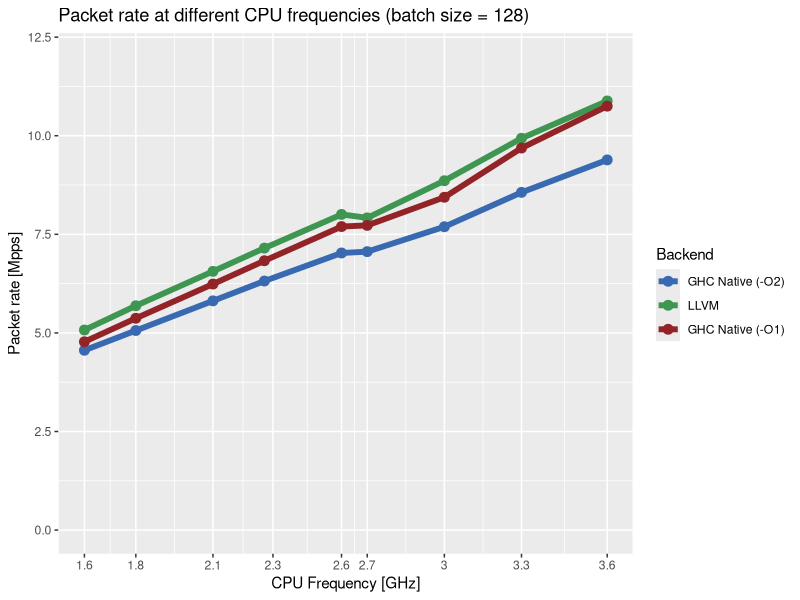

This chart was generated by the following R code:
library(readr)
library(ggplot2)
library(reshape2)

dataAsm <- read.csv("./asm/raw-freq.csv", header=FALSE)
dataLlvm <- read.csv("./llvm/raw-freq.csv", header=FALSE)
dataAsmLess <- read.csv("./asm-less-opt/raw-freq.csv", header=FALSE)
data <- merge(dataAsm, dataLlvm, by="V1")
data <- merge(data, dataAsmLess, by="V1")
data$V2.x <- data$V2.x * 2
data$V2.y <- data$V2.y * 2
data$V2 <- data$V2 * 2

b <- c(49, 55, 64, 71, 79, 82, 91, 100, 110)
l <- c(1.6, 1.8, 2.1, 2.3, 2.6, 2.7, 3.0, 3.3, 3.6)

d <- melt(data, id.vars=c("V1"))

png("hs-freq.png")
p <- ggplot(d) + geom_line(aes(x=V1, y=value, color=variable), size=2) + scale_x_continuous(breaks = b, labels = l) +
    xlab("CPU Frequency [GHz]") + ylab("Packet rate [Mpps]") + ggtitle("Packet rate at different CPU frequencies (batch size = 128)") +
    scale_y_continuous(limits=c(0, 12)) + scale_colour_manual(name="Backend", labels=c("GHC Native (-O2)", "LLVM", "GHC Native (-O1)"), values=c("#396ab1", "#3e9651", "#922428")) + 
    geom_point(aes(x=V1, y=value, color=variable), size=3)
print(p)
